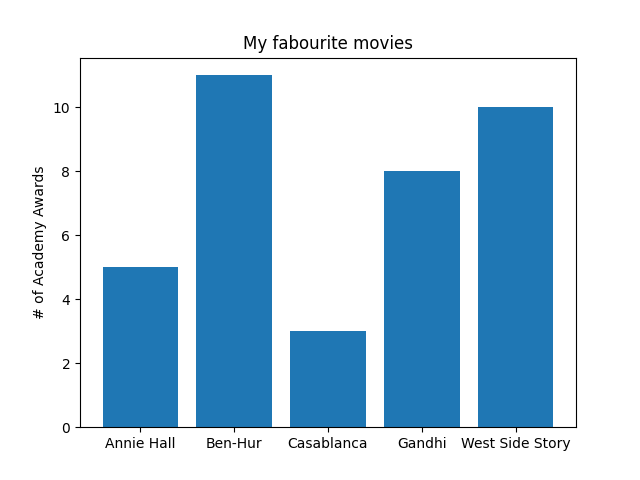

Reproduce this figure in Python.
from matplotlib import pyplot as plt

movies = ["Annie Hall", "Ben-Hur", "Casablanca", "Gandhi", "West Side Story"]
num_oscars = [5, 11, 3, 8, 10]

plt.bar(range(len(movies)), num_oscars)

plt.title("My fabourite movies")
plt.ylabel("# of Academy Awards")

# label x-axis with movie names at bar centers
plt.xticks(range(len(movies)), movies)

fig1 = plt.gcf()
plt.show()
fig1.savefig("ch3/bar_chart.png")
